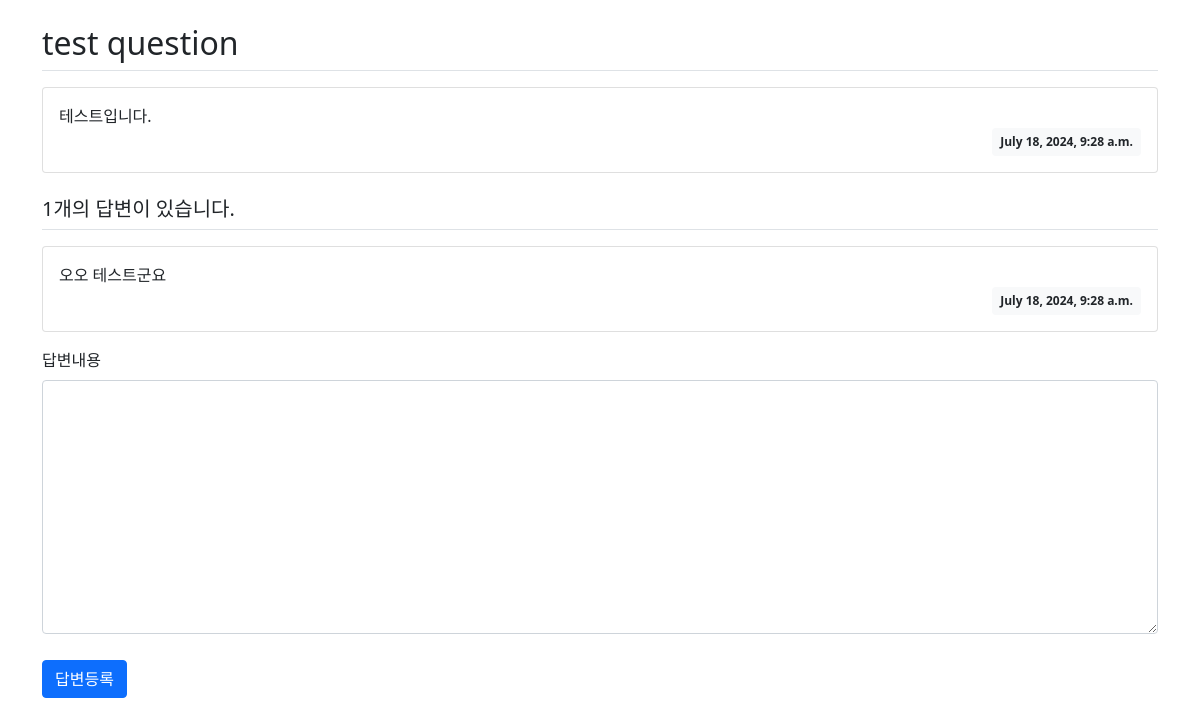
The app's page /pybo/4/ with its own data.
### pybo/models.py (models this page shows, shortened)
class Question(models.Model):
    subject = models.CharField(max_length=200)
    content = models.TextField()
    create_date = models.DateTimeField()

class Answer(models.Model):
    question = models.ForeignKey(Question, on_delete=models.CASCADE)
    content = models.TextField()
    create_date = models.DateTimeField()

### pybo/views.py (the view)
# urls.py: path('<int:question_id>/', views.detail, name='detail'),
def detail(request, question_id):
    question = get_object_or_404(Question, pk=question_id)
    context = {'question': question}
    return render(request, 'pybo/question_detail.html', context)

### templates/pybo/question_detail.html (shortened to what this page needs)
{% extends 'base.html' %}
{% block content %}
<div class="container my-3">
    <h2 class="border-bottom py-2">{{ question.subject }}</h2>
    <div class="card my-3">
        <div class="card-body">
            <div class="card-text" style="white-space: pre-line;">{{ question.content }}</div>
            <div class="d-flex justify-content-end">
                <div class="badge bg-light text-dark p-2">
                    {{ question.create_date }}
                </div>
            </div>
        </div>
    </div>
    <h5 class="border-bottom my-3 py-2">{{question.answer_set.count}}개의 답변이 있습니다.</h5>
    {% for answer in question.answer_set.all %}
    <div class="card my-3">
        <div class="card-body">
            <div class="card-text" style="white-space: pre-line;">{{ answer.content }}</div>
            <div class="d-flex justify-content-end">
                <div class="badge bg-light text-dark p-2">
                    {{ answer.create_date }}
                </div>
            </div>
        </div>
    </div>
    {% endfor %}
    <form action="{% url 'pybo:answer_create' question.id %}" method="post" class="my-3">
        <div class="mb-3">
            <label for="content" class="form-label">답변내용</label>
            <textarea name="content" id="content" class="form-control" rows="10"></textarea>
        </div>
        <input type="submit" value="답변등록" class="btn btn-primary">
    </form>
</div>
{% endblock %}

### static/style.css (style rules this page uses)
textarea { width:100%; }
input[type=submit] { margin-top:10px; }

### records on screen
Question: subject "test question", content "테스트입니다.", create_date "July 18, 2024, 9:28 a.m.", answer_set.count "1"
Answer: content "오오 테스트군요", create_date "July 18, 2024, 9:28 a.m."
